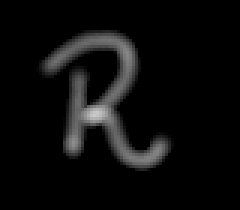
#> input picture aliasing_rotating_rescaling/images/r.png, 80 x 70 px (shown 3 times larger)
$ python handwritten_digits.py
#> lines starting #> are read from the running program, lines starting #| are printed output that depends on the picture; after the words box and inside, x2 and y2 are one past the last pixel; in counts of white or black regions, pixels touching at a corner belong together
### aliasing_rotating_rescaling/utils.py
from matplotlib import pyplot as plt


def show_image(image, title="Image", cmap_type='gray'):
    plt.imshow(image, cmap=cmap_type)
    plt.title(title)
    plt.axis('off')
    plt.show()


# [4 lines left out: function show_histogram, not called in this run]

### aliasing_rotating_rescaling/handwritten_digits.py
from matplotlib import pyplot as plt
from skimage import morphology
from utils import show_image

r_img = plt.imread('images/r.png')
#> r_img is the input picture: shape (70, 80, 3) float32; min 0, max 0.784, mean 0.0469

eroded_r_img_shape = morphology.binary_erosion(r_img)
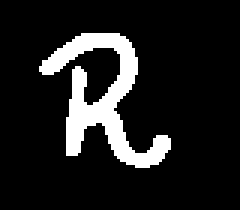
#> eroded_r_img_shape: shape (70, 80, 3) bool (shown 3 times larger); 12.2% white; 1 white region, box (x1, y1, x2, y2) and area: (13, 11, 57, 56) 682

show_image(r_img, 'Original')
show_image(eroded_r_img_shape, 'Eroded image')

$ run again, with aliasing_rotating_rescaling/images/world_image.jpg saved as aliasing_rotating_rescaling/images/r.png
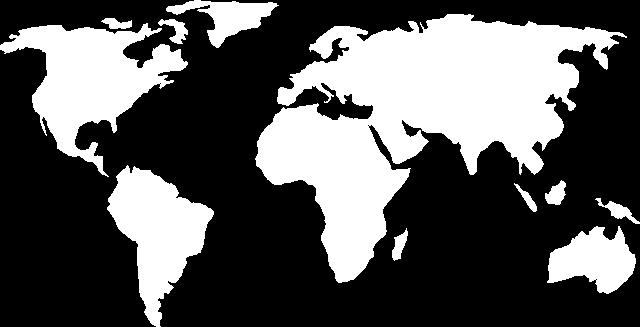
#> input picture aliasing_rotating_rescaling/images/world_image.jpg, 640 x 327 px
#> r_img is the input picture: shape (327, 640) float32; min 0, max 1, mean 0.344
#> `eroded_r_img_shape = morphology.binary_erosion(r_img)`:
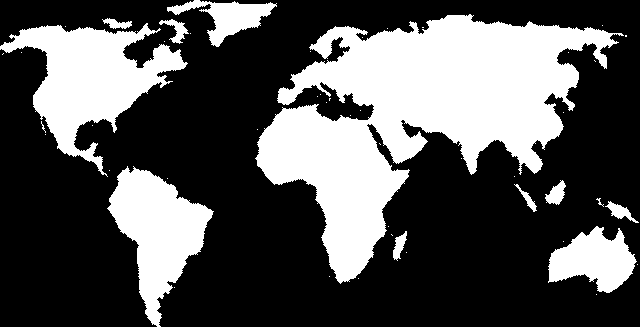
#> eroded_r_img_shape: shape (327, 640) bool; 33.1% white; 50 white regions (38 under 20 px), largest, box (x1, y1, x2, y2) and area: (255, 14, 624, 284) 42621, (0, 23, 188, 177) 11511, (107, 166, 214, 327) 8162
